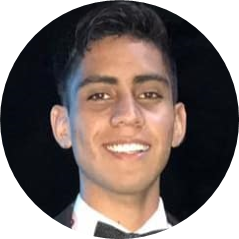
#> input picture pages/DSSI.png, 239 x 239 px
$ python -i '1_🎞️_Visión de máquina.py'   (imports and definitions only)
#> lines starting #> are read from the running program, lines starting #| are printed output that depends on the picture
import streamlit as st
from numpy import load
from numpy import expand_dims
from matplotlib import pyplot
from PIL import Image, ImageDraw, ImageFont
import numpy as np
import os

# [13 lines not run here, left out]

def asciiart(in_f, SC, GCF,  out_f, color1='black', color2='blue', bgcolor='white'):

    # El arreglo de símbolos ASCII yendo de blanco a negro
#> called with in_f = 'DSSI.png', SC = 0.1, GCF = 2, out_f = 'results.png', color1 = 'black', color2 = 'blue', bgcolor = 'white'
    chars = np.asarray(list(' .,:irs?@9B&#'))

    # Cargar de fuentes y tamaño (ancho y alto) de un símbolo común. Podemos usar distintas fuentes acá
    font = ImageFont.load_default()
    letter_width = font.getsize("x")[0]
    letter_height = font.getsize("x")[1]

    WCF = letter_height/letter_width

     # Abrir el archivo de entrada
    img = Image.open(in_f)
#> img is the input picture: PIL image 239x239 RGBA; mean R, G, B, A 72.4, 60.3, 56.5, 200


    # De acuerdo a la imagen de salida, calcular cuántas letras ASCII se necesitan para el ancho y alto
    widthByLetter=round(img.size[0]*SC*WCF)
#> widthByLetter = 48
    heightByLetter = round(img.size[1]*SC)
#> heightByLetter = 24
    S = (widthByLetter, heightByLetter)
#> S = (48, 24)

    # Cambiar el tamaño de imagen con respecto al ancho y alto de los símbolos
    img = img.resize(S)
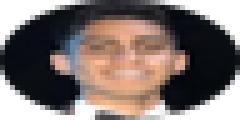
#> img: PIL image 48x24 RGBA (shown 5 times larger); mean R, G, B, A 74, 62, 58.4, 200.3; transparent parts drawn white

    # Valores de color RGB de punto de pixel de muestra y conversión monocromática usando el método promedio. Más información en https://www.johndcook.com/blog/2009/08/24/algorithms-convert-color-grayscale/
    img = np.sum(np.asarray(img), axis=2)
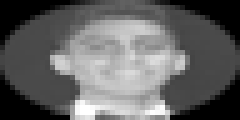
#> img: shape (24, 48) uint64 (shown 5 times larger); min 0, max 1020, mean 394.8; drawn with min black and max white

    # Normalización de resultados, mejorar y reducir el contraste del brillo
    img -= img.min()
    img = (1.0 - img/img.max())**GCF*(chars.size-1)
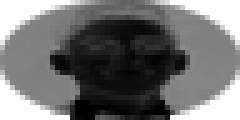
#> img: shape (24, 48) float64 (shown 5 times larger); min 0, max 12, mean 5.39; drawn with min black and max white

    # Generar símbolos de arte ASCII
    lines = ("\n".join( ("".join(r) for r in chars[img.astype(int)]) )).split("\n")

    # Crear bin de color de gradiente
    nbins = len(lines)
#> nbins = 24

    # Crear un objeto imagen, darle ancho y alto
    newImg_width= letter_width *widthByLetter
#> newImg_width = 240
    newImg_height = letter_height * heightByLetter
#> newImg_height = 240
    newImg = Image.new("RGBA", (newImg_width, newImg_height), bgcolor)
#> newImg: PIL image 240x240 RGBA; every value is 255
    draw = ImageDraw.Draw(newImg)

    # Imprimir símbolos a la imagen
    leftpadding=0
    y = 0
    lineIdx=0
    for line in lines:
        color = 'blue'
        lineIdx +=1

        draw.text((leftpadding, y), line, '#0000FF', font=font)
        y += letter_height
#> this loop made 24 passes
#> y on passes 1 to 12: 10, 20, 30, 40, 50, 60, 70, 80, 90, 100, 110, 120
#> after the loop, lineIdx = 24; y = 240

    # Guardar el archivo imagen

    newImg.save(out_f)
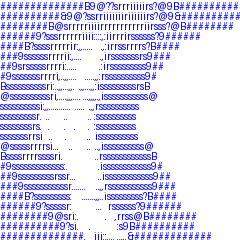
#> saved as results.png: PIL image 240x240 RGBA; mean R, G, B, A 216.6, 216.6, 255, 255


def load_image(filename, size=(512,512)):
	# Carga de imagen con el tamaño preferido
	pixels = load_img(filename, target_size=size)
	# Conversión a arreglo de numpy
	pixels = img_to_array(pixels)
	# Reescalar de [0,255] a [-1,1]
	pixels = (pixels - 127.5) / 127.5
	# Cambiar forma a una muestra
	pixels = expand_dims(pixels, 0)
	return pixels


def imgGen2(img1):
  inputf = img1  # Nombre de archivo de imagen de entrada

  SC = 0.1    # Tasa de muestreo de píxeles en ancho
  GCF= 2      # Ajuste de contraste

  asciiart(inputf, SC, GCF, "results.png")   # color predeterminado de negro a azul
  asciiart(inputf, SC, GCF, "results_pink.png","blue","pink")
#> the loop in asciiart (call 2), `for line in lines:` made 24 passes
  img = Image.open(img1)
  img2 = Image.open('results.png').resize(img.size)
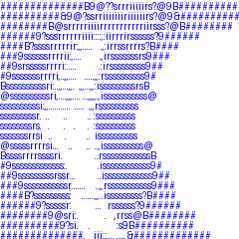
#> img2: PIL image 239x239 RGBA; mean R, G, B, A 215.3, 215.3, 255, 255
  return img2


# [6 lines not run here, left out]

>>> result = imgGen2('DSSI.png')

$ run again, on pages/RLRI.png
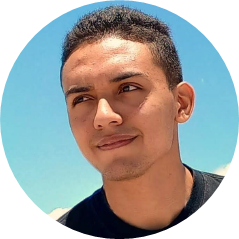
#> input picture pages/RLRI.png, 239 x 239 px
#> in asciiart, img is the input picture: PIL image 239x239 RGBA; mean R, G, B, A 109.2, 112.9, 111, 200
#> nbins = 24
#> newImg: PIL image 240x240 RGBA; every value is 255
#> the loop in asciiart, `for line in lines:` made 24 passes
#> y on passes 1 to 8: 10, 20, 30, 40, 50, 60, 70, 80
#> after the loop in asciiart, `for line in lines:`: y = 240
#> in asciiart, `newImg.save(out_f)`:
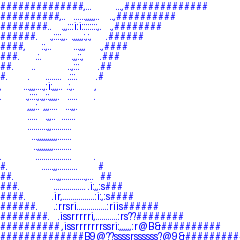
#> saved as results.png: PIL image 240x240 RGBA; mean R, G, B, A 238.7, 238.7, 255, 255
#> the loop in asciiart (call 2), `for line in lines:` made 24 passes
#> in imgGen2, `img2 = Image.open('results.png').resize(img.size)`:
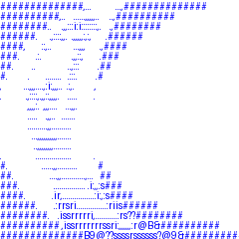
#> img2: PIL image 239x239 RGBA; mean R, G, B, A 238.2, 238.2, 255, 255
